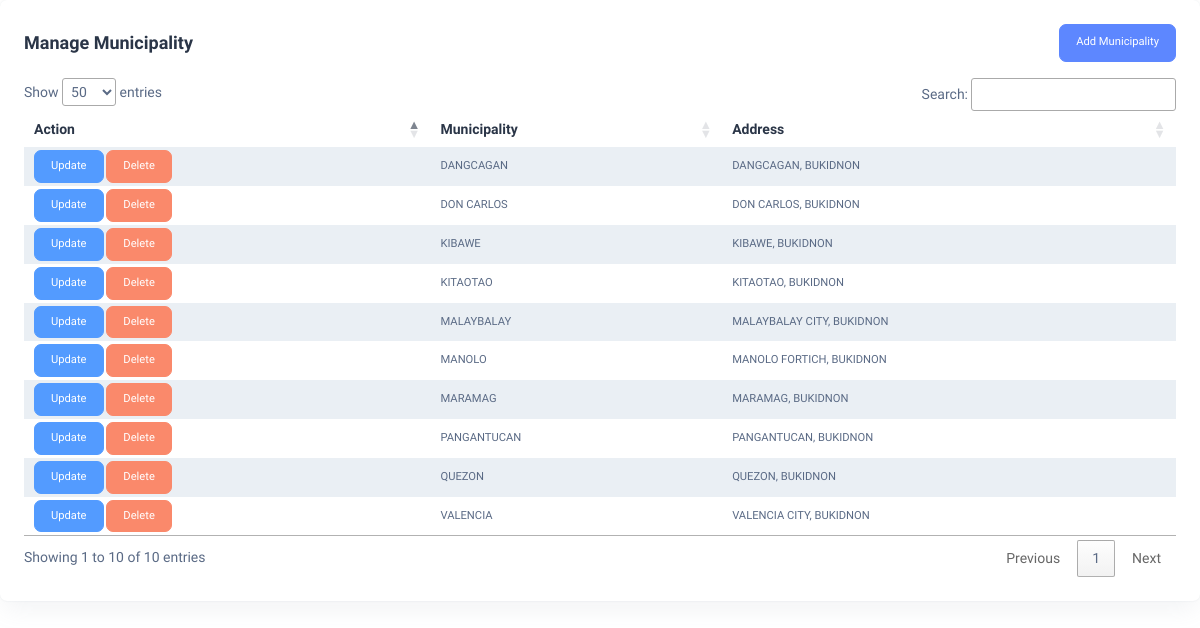
The page /dashboard/municipality.php (signed in) on the database its author committed.
### tables this page shows
CREATE TABLE `bd_municipality` (
  `id` int(11) NOT NULL,
  `municipality_name` varchar(100) NOT NULL,
  `address` varchar(100) NOT NULL
);

### db/conn.php (called while the page is built)
<?php
    class DBConnection {
        private $host = "localhost";
        private $user = "root";
        private $pass = "";
        private $db = "one_centro";
        protected function connect() {
            try {
                $dsn = 'mysql: host=' . $this->host . ';dbname=' . $this->db;
                $pdo = new PDO($dsn, $this->user, $this->pass);
                $pdo->setAttribute(PDO::ATTR_ERRMODE, PDO::ERRMODE_EXCEPTION);
                return $pdo;
            } catch(PDOException $e) {
                print_r($e);
            }
        }
    }
?>

### models/municipalities-facade.php (called while the page is built, shortened)
<?php
class MunicipalitiesFacade extends DBConnection
{
    public function fetchMunicipalities()
    {
        $sql = $this->connect()->prepare("SELECT * FROM bd_municipality ORDER BY municipality_name");
        $sql->execute();
        return $sql;
    }
}

### dashboard/municipality.php (the view, shortened to what this page needs)
<?php
include realpath(__DIR__ . '/../includes/layout/dashboard-header.php');
include realpath(__DIR__ . '/../models/municipalities-facade.php');
$municipalitiesFacade = new MunicipalitiesFacade;
?>
<div class="content-wrapper">
    <div class="card w-100">
        <div class="card-body p-4">
            <div class="d-flex justify-content-between">
                <h5 class="card-title fw-semibold my-2">Manage Municipality</h5>
                <button type="button" class="btn btn-primary" data-bs-toggle="modal" data-bs-target="#addMunicipalityModal">Add Municipality</button>
            </div>
            <div class="py-2">
            </div>
            <div class="table-responsive">
                <table class="table table-striped data-table text-nowrap mb-0 align-middle">
                    <thead class="text-dark fs-4">
                        <tr>
                            <th class="border-bottom-0">
                                <h6 class="fw-semibold mb-0">Action</h6>
                            </th>
                            <th class="border-bottom-0">
                                <h6 class="fw-semibold mb-0">Municipality</h6>
                            </th>
                            <th class="border-bottom-0">
                                <h6 class="fw-semibold mb-0">Address</h6>
                            </th>
                        </tr>
                    </thead>
                    <tbody>
                        <?php
                        $fetchMunicipalities = $municipalitiesFacade->fetchMunicipalities();
                        while ($row = $fetchMunicipalities->fetch(PDO::FETCH_ASSOC)) { ?>
                            <tr>
                                <td class="border-bottom-0">
                                    <a href="municipality?is_updated=<?= $row["id"] ?>" class="btn btn-info">Update</a>
                                    <a href="delete-municipality?municipality_id=<?= $row["id"] ?>" class="btn btn-danger" onclick="return confirm('Are you sure you want to delete this municipality?');">Delete</a>
                                </td>
                                <td class="border-bottom-0">
                                    <p class="mb-0 fw-normal"><?= $row["municipality_name"] ?></p>
                                </td>
                                <td class="border-bottom-0">
                                    <p class="mb-0 fw-normal"><?= $row["address"] ?></p>
                                </td>
                            </tr>
                        <?php } ?>
                    </tbody>
                </table>
            </div>
        </div>
    </div>
</div>
<?php include realpath(__DIR__ . '/../includes/layout/dashboard-footer.php') ?>

### rows shown on the page
bd_municipality: municipality_name "DANGCAGAN", address "DANGCAGAN, BUKIDNON"
bd_municipality: municipality_name "DON CARLOS", address "DON CARLOS, BUKIDNON"
bd_municipality: municipality_name "KIBAWE", address "KIBAWE, BUKIDNON"
bd_municipality: municipality_name "KITAOTAO", address "KITAOTAO, BUKIDNON"
bd_municipality: municipality_name "MALAYBALAY", address "MALAYBALAY CITY, BUKIDNON"
bd_municipality: municipality_name "MANOLO", address "MANOLO FORTICH, BUKIDNON"
bd_municipality: municipality_name "MARAMAG", address "MARAMAG, BUKIDNON"
bd_municipality: municipality_name "PANGANTUCAN", address "PANGANTUCAN, BUKIDNON"
bd_municipality: municipality_name "QUEZON", address "QUEZON, BUKIDNON"
bd_municipality: municipality_name "VALENCIA", address "VALENCIA CITY, BUKIDNON"
